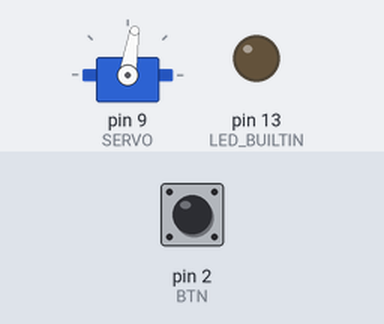
The sketch below on a simulated Arduino Uno, built with avr-gcc and run on an emulated ATmega328P. Parts: servo, output pins drawn as LEDs (lit = HIGH). The inputs (shaded band) are chosen by the test bench; at power-on: pin 2 (BTN) HIGH.

Above: at 1.25 s.
1.3 s: pin 2 (BTN) pulled LOW for 3.2 s
At 4.95 s:
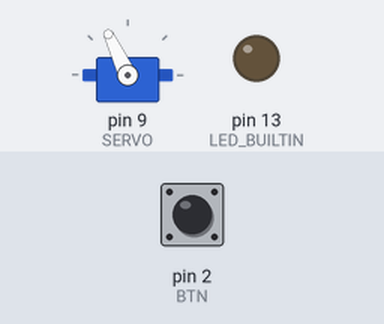
7.2 s: pin 2 (BTN) pulled LOW for 0.15 s
At 7.96 s:
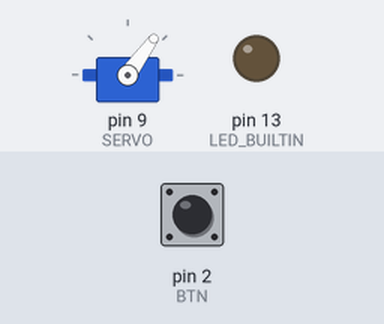
10.2 s: pin 2 (BTN) pulled LOW for 1 s
At 11.95 s:
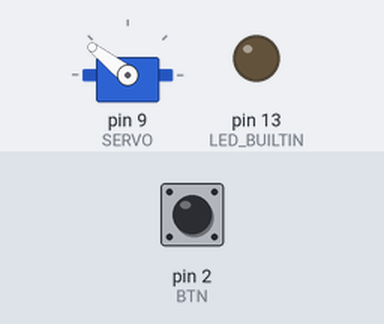
Timing chart, 0 to 52.2 s (numbered marks = the images above; inputs shaded):
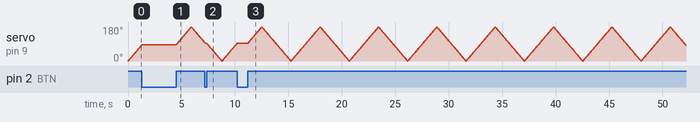

The sketch:

simple-sketch.ino
```cpp
#include <Servo.h>

#define SERVO 9
#define BTN 2

Servo servo;

int pos = 0;

static bool btn_pressed = false;

void setup() {
  pinMode(LED_BUILTIN, OUTPUT);
  digitalWrite(LED_BUILTIN, LOW);

  servo.attach(SERVO);

  pinMode(BTN, INPUT);
}

void loop() {

  for (pos = 0; pos <= 180; pos += 1) {
    while (digitalRead(BTN) == LOW);
    servo.write(pos);
    delay(15);
  }
  for (pos = 180; pos >= 0; pos -= 1) {
    while (digitalRead(BTN) == LOW);
    servo.write(pos);
    delay(15);
  }
}
```
